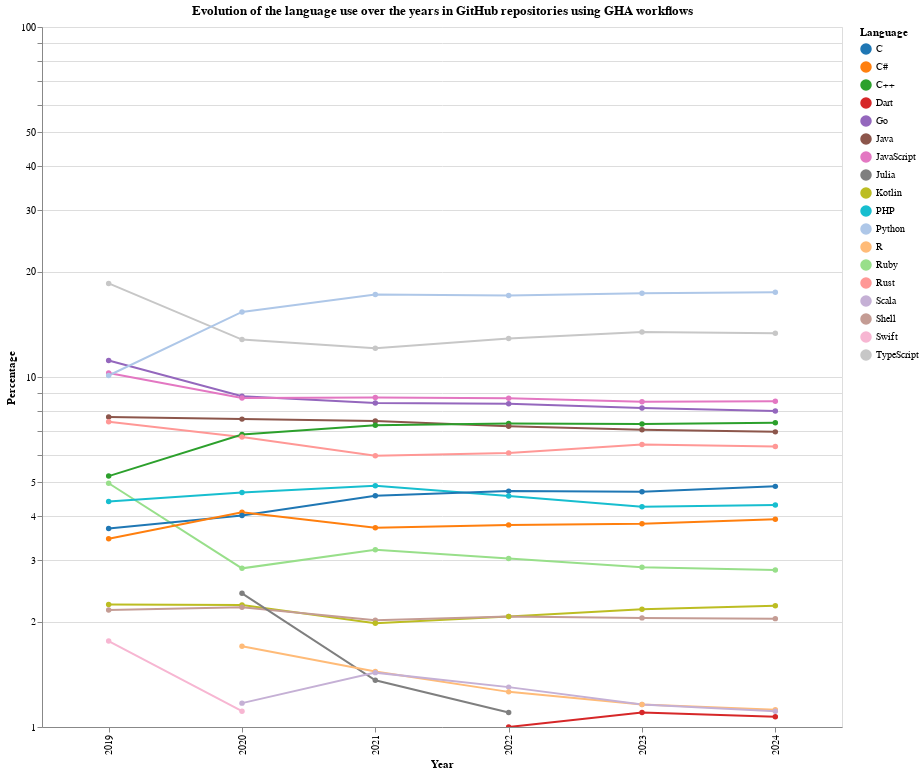

Notebook code for this chart:
### Markdown cell above
## Draw a line chart representing the evolution of the languages over the years

- This plot will represent the evolution of the use of the different languages over the years.
- The languages that are less than 1% of the total will be grouped as Others.
- The percentage of each language will be represented on the y-axis and the year on the x-axis.

### Code cell
'''
The idea is to create a line chart using Altair.
To do so it is needed to regroup the different dataframes into a single one with a structure of year,language,percentage
'''

data = []

# The loop below will create a dictionary with the year, language and percentage for each year
# And then append it to the data list to later create a dataframe
for year, df in resulting_repartition:
    for _, row in df.iterrows():
        data.append({
            'Year': year,
            'Language': row['Language'],
            'Percentage': row['Percentage']
        })

resulting_df = pd.DataFrame(data)
resulting_df2= resulting_df[resulting_df['Language'] != 'Other'].copy()

# Random color palette generated thanks to AI.
color_palette = [
    '#1f77b4', '#ff7f0e', '#2ca02c', '#d62728', '#9467bd',
    '#8c564b', '#e377c2', '#7f7f7f', '#bcbd22', '#17becf',
    '#aec7e8', '#ffbb78', '#98df8a', '#ff9896', '#c5b0d5',
    '#c49c94', '#f7b6d2', '#c7c7c7', '#dbdb8d', '#9edae5'
]

'''
This part is used to create the line chart with Altair
'''
chart = alt.Chart(resulting_df2).mark_line(point=True).encode(
    x='Year:O',
    y=alt.Y('Percentage:Q', scale=alt.Scale(type='log')),
    color=alt.Color('Language:N', scale=alt.Scale(range=color_palette)),
    tooltip=['Year', 'Language', 'Percentage']
).properties(
    width=800,
    height=700,
    title="Evolution of the language use over the years in GitHub repositories using GHA workflows",
).interactive()

chart.show()

### Figure 1 — Vega-Lite specification as saved in the notebook (floating-point values rounded to 4 significant figures)
{"config": {"view": {"continuousWidth": 300, "continuousHeight": 300}}, "data": {"name": "data-ac7bb9d969d729d8af31a5b62fab3886"}, "mark": {"type": "line", "point": true}, "encoding": {"color": {"field": "Language", "scale": {"range": ["#1f77b4", "#ff7f0e", "#2ca02c", "#d62728", "#9467bd", "#8c564b", "#e377c2", "#7f7f7f", "#bcbd22", "#17becf", "#aec7e8", "#ffbb78", "#98df8a", "#ff9896", "#c5b0d5", "#c49c94", "#f7b6d2", "#c7c7c7", "#dbdb8d", "#9edae5"]}, "type": "nominal"}, "tooltip": [{"field": "Year", "type": "quantitative"}, {"field": "Language", "type": "nominal"}, {"field": "Percentage", "type": "quantitative"}], "x": {"field": "Year", "type": "ordinal"}, "y": {"field": "Percentage", "scale": {"type": "log"}, "type": "quantitative"}}, "height": 700, "params": [{"name": "param_1", "select": {"type": "interval", "encodings": ["x", "y"]}, "bind": "scales"}], "title": "Evolution of the language use over the years in GitHub repositories using GHA workflows", "width": 800, "$schema": "https://vega.github.io/schema/vega-lite/v5.20.1.json", "datasets": {"data-ac7bb9d969d729d8af31a5b62fab3886": [{"Year": 2019, "Language": "TypeScript", "Percentage": 18.51}, {"Year": 2019, "Language": "Go", "Percentage": 11.14}, {"Year": 2019, "Language": "JavaScript", "Percentage": 10.26}, {"Year": 2019, "Language": "Python", "Percentage": 10.1}, {"Year": 2019, "Language": "Java", "Percentage": 7.69}, {"Year": 2019, "Language": "Rust", "Percentage": 7.45}, {"Year": 2019, "Language": "C++", "Percentage": 5.21}, {"Year": 2019, "Language": "Ruby", "Percentage": 4.97}, {"Year": 2019, "Language": "PHP", "Percentage": 4.41}, {"Year": 2019, "Language": "C", "Percentage": 3.69}, {"Year": 2019, "Language": "C#", "Percentage": 3.45}, {"Year": 2019, "Language": "Kotlin", "Percentage": 2.24}, {"Year": 2019, "Language": "Shell", "Percentage": 2.16}, {"Year": 2019, "Language": "Swift", "Percentage": 1.76}, {"Year": 2020, "Language": "Python", "Percentage": 15.34}, {"Year": 2020, "Language": "TypeScript", "Percentage": 12.79}, {"Year": 2020, "Language": "Go", "Percentage": 8.81}, {"Year": 2020, "Language": "JavaScript", "Percentage": 8.71}, {"Year": 2020, "Language": "Java", "Percentage": 7.58}, {"Year": 2020, "Language": "C++", "Percentage": 6.85}, {"Year": 2020, "Language": "Rust", "Percentage": 6.74}, {"Year": 2020, "Language": "PHP", "Percentage": 4.68}, {"Year": 2020, "Language": "C#", "Percentage": 4.11}, {"Year": 2020, "Language": "C", "Percentage": 4.02}, {"Year": 2020, "Language": "Ruby", "Percentage": 2.84}, {"Year": 2020, "Language": "Julia", "Percentage": 2.41}, {"Year": 2020, "Language": "Kotlin", "Percentage": 2.23}, {"Year": 2020, "Language": "Shell", "Percentage": 2.2}, {"Year": 2020, "Language": "R", "Percentage": 1.7}, {"Year": 2020, "Language": "Scala", "Percentage": 1.17}, {"Year": 2020, "Language": "Swift", "Percentage": 1.11}, {"Year": 2021, "Language": "Python", "Percentage": 17.2}, {"Year": 2021, "Language": "TypeScript", "Percentage": 12.08}, {"Year": 2021, "Language": "JavaScript", "Percentage": 8.74}, {"Year": 2021, "Language": "Go", "Percentage": 8.43}, {"Year": 2021, "Language": "Java", "Percentage": 7.49}, {"Year": 2021, "Language": "C++", "Percentage": 7.28}, {"Year": 2021, "Language": "Rust", "Percentage": 5.96}, {"Year": 2021, "Language": "PHP", "Percentage": 4.89}, {"Year": 2021, "Language": "C", "Percentage": 4.58}, {"Year": 2021, "Language": "C#", "Percentage": 3.71}, {"Year": 2021, "Language": "Ruby", "Percentage": 3.21}, {"Year": 2021, "Language": "Shell", "Percentage": 2.02}, {"Year": 2021, "Language": "Kotlin", "Percentage": 1.98}, {"Year": 2021, "Language": "R", "Percentage": 1.44}, {"Year": 2021, "Language": "Scala", "Percentage": 1.43}, {"Year": 2021, "Language": "Julia", "Percentage": 1.36}, {"Year": 2022, "Language": "Python", "Percentage": 17.1}, {"Year": 2022, "Language": "TypeScript", "Percentage": 12.88}, {"Year": 2022, "Language": "JavaScript", "Percentage": 8.69}, {"Year": 2022, "Language": "Go", "Percentage": 8.39}, {"Year": 2022, "Language": "C++", "Percentage": 7.36}, {"Year": 2022, "Language": "Java", "Percentage": 7.23}, {"Year": 2022, "Language": "Rust", "Percentage": 6.07}, {"Year": 2022, "Language": "C", "Percentage": 4.72}, {"Year": 2022, "Language": "PHP", "Percentage": 4.57}, {"Year": 2022, "Language": "C#", "Percentage": 3.78}, {"Year": 2022, "Language": "Ruby", "Percentage": 3.03}, {"Year": 2022, "Language": "Shell", "Percentage": 2.07}, {"Year": 2022, "Language": "Kotlin", "Percentage": 2.07}, {"Year": 2022, "Language": "Scala", "Percentage": 1.3}, {"Year": 2022, "Language": "R", "Percentage": 1.26}, {"Year": 2022, "Language": "Julia", "Percentage": 1.1}, {"Year": 2022, "Language": "Dart", "Percentage": 1.0}, {"Year": 2023, "Language": "Python", "Percentage": 17.36}, {"Year": 2023, "Language": "TypeScript", "Percentage": 13.45}, {"Year": 2023, "Language": "JavaScript", "Percentage": 8.5}, {"Year": 2023, "Language": "Go", "Percentage": 8.16}, {"Year": 2023, "Language": "C++", "Percentage": 7.34}, {"Year": 2023, "Language": "Java", "Percentage": 7.07}, {"Year": 2023, "Language": "Rust", "Percentage": 6.41}, {"Year": 2023, "Language": "C", "Percentage": 4.7}, {"Year": 2023, "Language": "PHP", "Percentage": 4.26}, {"Year": 2023, "Language": "C#", "Percentage": 3.81}, {"Year": 2023, "Language": "Ruby", "Percentage": 2.86}, {"Year": 2023, "Language": "Kotlin", "Percentage": 2.17}, {"Year": 2023, "Language": "Shell", "Percentage": 2.05}, {"Year": 2023, "Language": "Scala", "Percentage": 1.16}, {"Year": 2023, "Language": "R", "Percentage": 1.16}, {"Year": 2023, "Language": "Dart", "Percentage": 1.1}, {"Year": 2024, "Language": "Python", "Percentage": 17.47}, {"Year": 2024, "Language": "TypeScript", "Percentage": 13.34}, {"Year": 2024, "Language": "JavaScript", "Percentage": 8.52}, {"Year": 2024, "Language": "Go", "Percentage": 7.99}, {"Year": 2024, "Language": "C++", "Percentage": 7.4}, {"Year": 2024, "Language": "Java", "Percentage": 6.97}, {"Year": 2024, "Language": "Rust", "Percentage": 6.33}, {"Year": 2024, "Language": "C", "Percentage": 4.87}, {"Year": 2024, "Language": "PHP", "Percentage": 4.31}, {"Year": 2024, "Language": "C#", "Percentage": 3.92}, {"Year": 2024, "Language": "Ruby", "Percentage": 2.81}, {"Year": 2024, "Language": "Kotlin", "Percentage": 2.22}, {"Year": 2024, "Language": "Shell", "Percentage": 2.04}, {"Year": 2024, "Language": "R", "Percentage": 1.12}, {"Year": 2024, "Language": "Scala", "Percentage": 1.11}, {"Year": 2024, "Language": "Dart", "Percentage": 1.07}]}}
